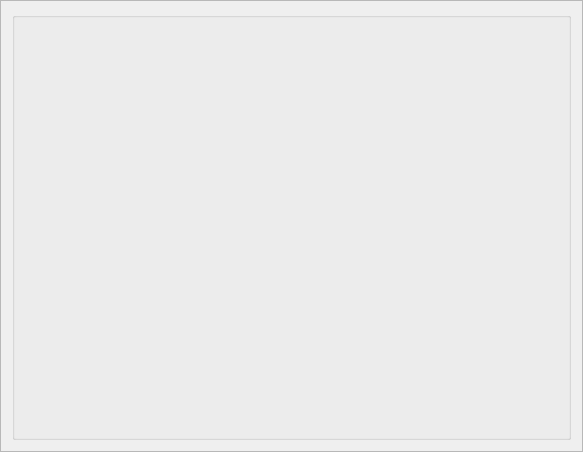
<?xml version="1.0" encoding="UTF-8"?>
<ui version="4.0">
 <class>FramStats</class>
 <widget class="QFrame" name="FramStats">
  <property name="geometry">
   <rect>
    <x>0</x>
    <y>0</y>
    <width>583</width>
    <height>452</height>
   </rect>
  </property>
  <property name="windowTitle">
   <string>Frame</string>
  </property>
  <property name="frameShape">
   <enum>QFrame::StyledPanel</enum>
  </property>
  <property name="frameShadow">
   <enum>QFrame::Raised</enum>
  </property>
  <layout class="QGridLayout" name="gridLayout_3">
   <item row="0" column="0">
    <widget class="QGroupBox" name="groupBox">
     <property name="title">
      <string/>
     </property>
     <layout class="QGridLayout" name="gridLayout_2">
      <item row="0" column="0">
       <layout class="QGridLayout" name="gridLayout"/>
      </item>
     </layout>
    </widget>
   </item>
  </layout>
 </widget>
 <resources/>
 <connections/>
</ui>
